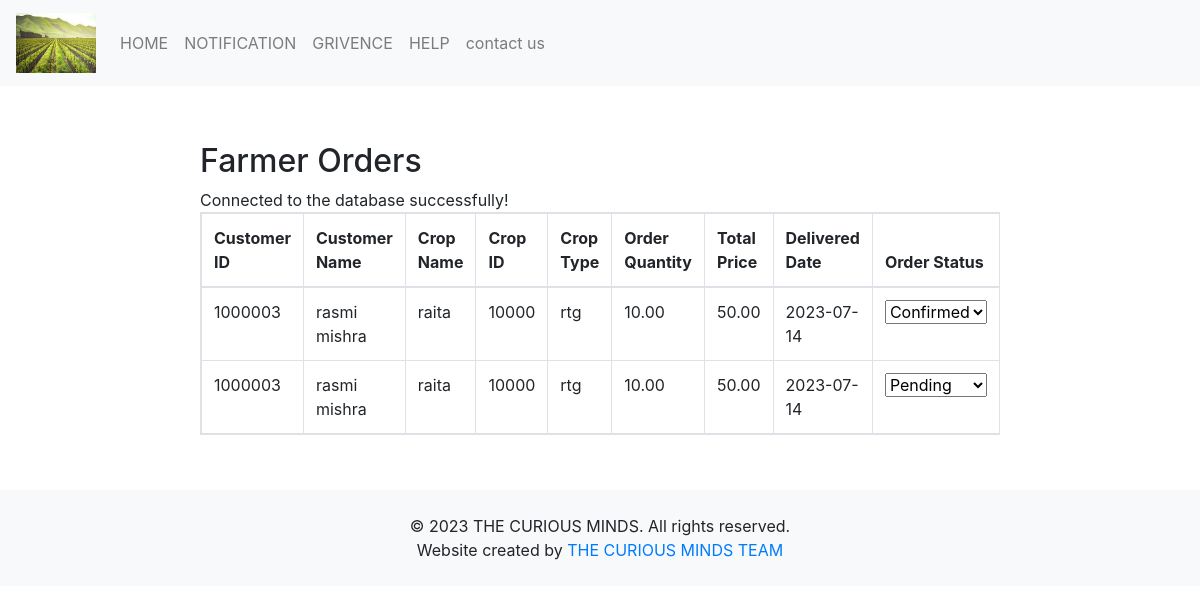
/my_orders.php (signed in), run on the app's committed database.
### tables this page shows
CREATE TABLE `customer_orders` (
  `order_id` int(11) NOT NULL,
  `crop_id` int(11) NOT NULL,
  `farmer_id` int(11) NOT NULL,
  `customer_id` int(11) NOT NULL,
  `order_date` date NOT NULL,
  `order_status` varchar(50) NOT NULL,
  `price_per_kg` decimal(10,2) NOT NULL,
  `total_order_amount` decimal(10,2) NOT NULL,
  `total_price` decimal(10,2) NOT NULL,
  `delivered_date` date DEFAULT NULL
);

CREATE TABLE `customer_details` (
  `customer_id` int(11) NOT NULL,
  `first_name` varchar(50) NOT NULL,
  `last_name` varchar(50) NOT NULL,
  `password` varchar(255) NOT NULL,
  `contact_number` varchar(15) NOT NULL,
  `email_id` varchar(100) NOT NULL,
  `district` varchar(50) NOT NULL,
  `pin` int(6) NOT NULL,
  `area_name` varchar(100) NOT NULL,
  `profile_image` varchar(255) DEFAULT NULL
);

CREATE TABLE `crop_details` (
  `crop_id` int(11) NOT NULL,
  `crop_name` varchar(100) NOT NULL,
  `farmer_id` int(11) NOT NULL,
  `crop_image` varchar(255) DEFAULT NULL,
  `crop_type` varchar(50) NOT NULL,
  `price_per_kg` decimal(10,2) NOT NULL,
  `available_quantity` int(11) NOT NULL,
  `crop_description` varchar(255) DEFAULT NULL
);

### my_orders.php (the view, shortened to what this page needs)
<!DOCTYPE html>
<html>
<head>
    <link rel="stylesheet" href="https://stackpath.bootstrapcdn.com/bootstrap/4.5.2/css/bootstrap.min.css">
</head>
<body>
<div class="a">
        <nav class="navbar navbar-expand-lg navbar-light bg-light">
          <a class="navbar-brand" href="../index.php"><img src="../Photo.jpeg" height="60px", width="80px"></a>
          <div class="collapse navbar-collapse" id="navbarNavDropdown">
            <ul class="navbar-nav">
              <li class="nav-item ">
                <a class="nav-link" href="../index.php">HOME <span class="sr-only"></span></a>
              </li>
              <li class="nav-item">
                <a class="nav-link" href="../NOTIFICATION.pdf">NOTIFICATION</a>
              </li>
              <li class="nav-item">
                <a class="nav-link" href="../Grivence.html">GRIVENCE</a>
              </li>
              <li class="nav-item">
                <a class="nav-link" href="../help.php">HELP </a>
              </li>
              <li class="nav-item">
                <a class="nav-link" href="../contact.html">contact us</a>
              </li>
            </ul>
          </div>
        </nav>
      </div>
    <div class="container">
        <div class="farmer-orders-table">
            <h2>Farmer Orders</h2>
            <table class="table table-bordered table-responsive">
                <thead>
                    <tr>
                        <th>Customer ID</th>
                        <th>Customer Name</th>
                        <th>Crop Name</th>
                        <th>Crop ID</th>
                        <th>Crop Type</th>
                        <th>Order Quantity</th>
                        <th>Total Price</th>
                        <th>Delivered Date</th>
                        <th>Order Status</th>
                    </tr>
                </thead>
                <tbody>
                    <?php
                    require 'conection.php';
                    $farmerId = $_SESSION['id'];
                    $sql = "SELECT c.customer_id, CONCAT(c.first_name, ' ', c.last_name) AS customer_name,
                            cr.crop_name, cr.crop_id, cr.crop_type, o.total_order_amount, o.total_price,
                            o.delivered_date, o.order_status ,o.order_id
                            FROM customer_orders o
                            INNER JOIN customer_details c ON o.customer_id = c.customer_id
                            INNER JOIN crop_details cr ON o.crop_id = cr.crop_id
                            WHERE o.farmer_id = ?";
                    $stmt = $conn->prepare($sql);
                    $stmt->bind_param("i", $farmerId);
                    $stmt->execute();
                    $result = $stmt->get_result();
                    if ($result->num_rows > 0) {
                        while ($row = $result->fetch_assoc()) {
                            $customerId = $row['customer_id'];
                            $customerName = $row['customer_name'];
                            $cropName = $row['crop_name'];
                            $cropId = $row['crop_id'];
                            $cropType = $row['crop_type'];
                            $orderQuantity = $row['total_order_amount'];
                            $totalPrice = $row['total_price'];
                            $deliveredDate = $row['delivered_date'];
                            $orderStatus = $row['order_status'];
                            ?>
                            <tr>
                                <td><?php echo $customerId; ?></td>
                                <td><?php echo $customerName; ?></td>
                                <td><?php echo $cropName; ?></td>
                                <td><?php echo $cropId; ?></td>
                                <td><?php echo $cropType; ?></td>
                                <td><?php echo $orderQuantity; ?></td>
                                <td><?php echo $totalPrice; ?></td>
                                <td><?php echo $deliveredDate; ?></td>
                                <td>
    <form action="update_order_status.php" method="post">
        <select name="orderStatus" onchange="this.form.submit()">
            <option value="Pending" <?php if ($orderStatus == 'Pending') echo 'selected'; ?>>Pending</option>
            <option value="Confirmed" <?php if ($orderStatus == 'Confirmed') echo 'selected'; ?>>Confirmed</option>
        </select>
    </form>
</td>
                            </tr>
                            <?php
                        }
                    } else {
                        echo '<tr><td colspan="9">No orders found.</td></tr>';
                    }
                    ?>
                </tbody>
            </table>
        </div>
    </div>
    <footer class="bg-light text-center py-4" style="margin-top: 2%;">
    <div class="container">
      <p class="m-0">© 2023 THE CURIOUS MINDS. All rights reserved.</p>
      <p class="m-0">Website created by <a href="#">THE CURIOUS MINDS TEAM </a></p>
    </div>
  </footer>
</body>
</html>

### my_orders.php (style rules this page uses)
.farmer-orders-table { max-width: 800px; margin: 5% auto; }

### data on the page
customer_orders: customer.customer_id "1000003", customerName "rasmi mishra", crop.crop_name "raita", crop.crop_id "10000", crop.crop_type "rtg", total_order_amount "10.00", total_price "50.00", delivered_date "2023-07-14", orderStatus "Confirmed"
customer_orders: customer.customer_id "1000003", customerName "rasmi mishra", crop.crop_name "raita", crop.crop_id "10000", crop.crop_type "rtg", total_order_amount "10.00", total_price "50.00", delivered_date "2023-07-14", orderStatus "Pending"
